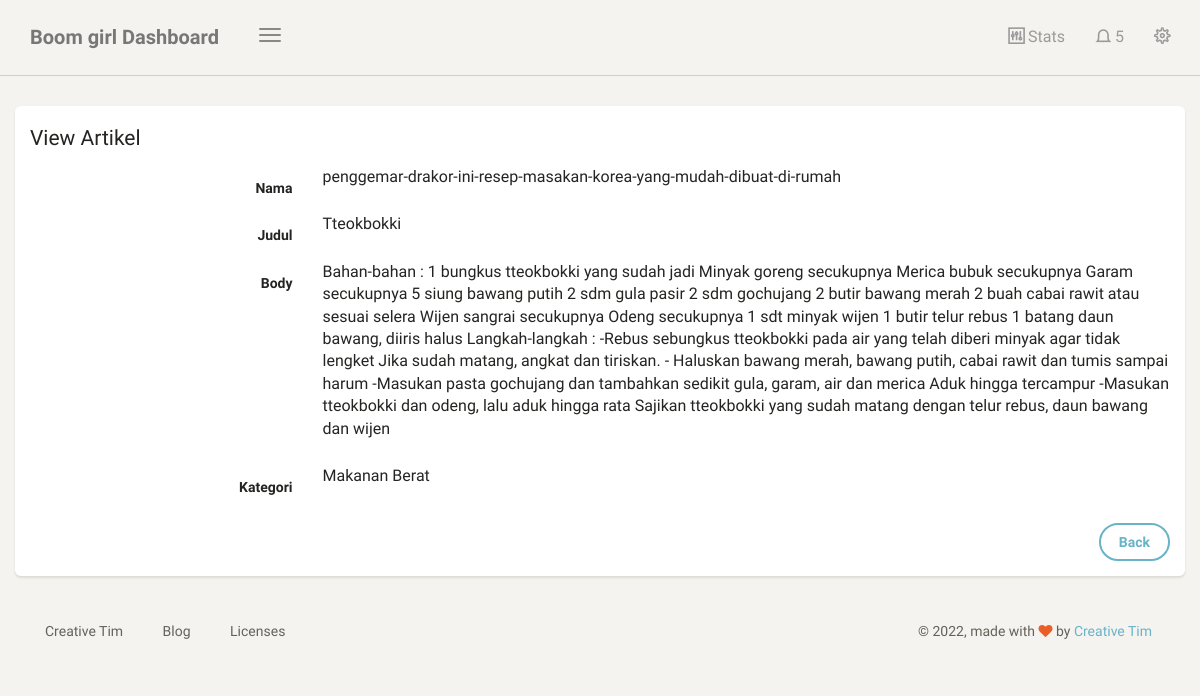
Page /dashboard/artikel/lihat/3 (signed in) on the committed database.
### blog/models.py (models this page shows, shortened)
class Artikel(models.Model):
    nama = models.CharField(max_length=100,blank=True,null=True)
    judul = models.CharField(max_length=100)
    body = models.TextField()
    kategori = models.ForeignKey(Kategori, on_delete=models.CASCADE, blank=True,null=True)
    date = models.DateTimeField(auto_now_add=True)
    class meta :
        ordering = ['-id']
        verbose_name_plural = "Artikel"

class Kategori(models.Model):
    nama = models.CharField(max_length=100)
    def __str__(self):
         return self.nama
    class meta :
        verbose_name_plural = "Kategori"

### blog/views.py (the view)
# urls.py: path('artikel/lihat/<str:id>',lihat_artikel, name='lihat_artikel'),
@login_required
def lihat_artikel(request, id):
    template_name = "back/lihat_artikel.html"
    artikel = Artikel.objects.get(id=id)
    context = {
        'title' : 'View Artikel',
        'artikel' :artikel,
    }
    return render(request, template_name, context)

### templates/back/lihat_artikel.html (shortened to what this page needs)
{% extends 'back/base.html' %}
{% block content %}
<div class="content">
    <div class="container-fluid">
        <div class="row">
            <div class="col-6">
                <div class="card">
                    <form class="form-horizontal" method="POST">
                        <div class="card-header">
                            <h4 class="card-title">
                                {{title}}
                            </h4>
                        </div>
                        <div class="card-content">
                            <div class="form-group">
                                <label class="col-md-3 control-label">Nama</label>
                                <div class="col-md-9">
                                    <p>{{artikel.nama}}</p>
                                </div>
                            </div>
                            <div class="form-group">
                                <label class="col-md-3 control-label">Judul</label>
                                <div class="col-md-9">
                                    <p>{{artikel.judul}}</p>
                                </div>
                            </div>
                            <div class="form-group">
                                <label class="col-md-3 control-label">Body</label>
                                <div class="col-md-9">
                                    <p>{{artikel.body}}</p>
                                </div>
                            </div>
                            <div class="form-group">
                                <label class="col-md-3 control-label">Kategori</label>
                                <div class="col-md-9">
                                    <p>{{artikel.kategori}}</p>
                                </div>
                            </div>
                        </div>
                        <div class="card-footer text-right">
                            <div class="form-group">
                                <label class="col-md-3"></label>
                                <div class="col-md-9">
                                    <a class="bt btn btn-info" href="{% url 'table_artikel' %}">Back </a>
                                </div>
                            </div>
                        </div>
                    </form>
                </div>
            </div>
        </div>
</div>
{% endblock content %}

### rows in the picture
Artikel: nama "penggemar-drakor-ini-resep-masakan-korea-yang-mudah-dibuat-di-rumah", judul "Tteokbokki", body "Bahan-bahan : 1 bungkus tteokbokki yang sudah jadi Minyak goreng secukupnya Merica bubuk secukupnya Garam secukupnya 5 siung bawang putih 2 sdm gula pasir 2 sdm gochujang 2 butir bawang merah 2 buah cabai rawit atau sesuai selera Wijen sangrai secukupnya Odeng secukupnya 1 sdt minyak wijen 1 butir telur rebus 1 batang daun bawang, diiris halus Langkah-langkah : -Rebus sebungkus tteokbokki pada air yang telah diberi minyak agar tidak lengket Jika sudah matang, angkat dan tiriskan. - Haluskan bawang merah, bawang putih, cabai rawit dan tumis sampai harum -Masukan pasta gochujang dan tambahkan sedikit gula, garam, air dan merica Aduk hingga tercampur -Masukan tteokbokki dan odeng, lalu aduk…", kategori "Makanan Berat"

### other values in the picture
{{ title }} "View Artikel"
